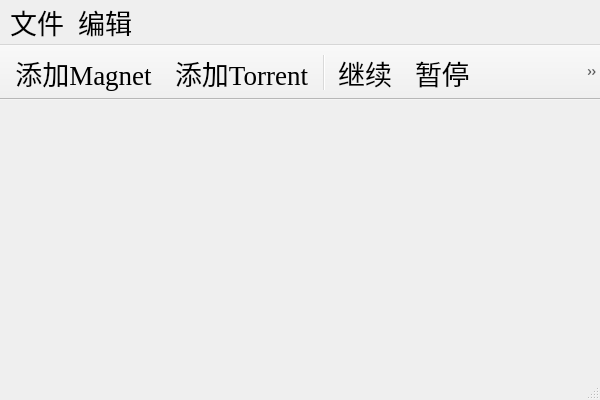
<?xml version="1.0" encoding="UTF-8"?>
<ui version="4.0">
 <class>MainWindow</class>
 <widget class="QMainWindow" name="MainWindow">
  <property name="geometry">
   <rect>
    <x>0</x>
    <y>0</y>
    <width>600</width>
    <height>400</height>
   </rect>
  </property>
  <property name="minimumSize">
   <size>
    <width>20</width>
    <height>20</height>
   </size>
  </property>
  <property name="font">
   <font>
    <family>Times New Roman</family>
    <pointsize>20</pointsize>
   </font>
  </property>
  <property name="acceptDrops">
   <bool>false</bool>
  </property>
  <property name="windowTitle">
   <string>sBittorrent</string>
  </property>
  <property name="windowIcon">
   <iconset>
    <normaloff>media/icons/sBittorrent.png</normaloff>media/icons/sBittorrent.png</iconset>
  </property>
  <widget class="QWidget" name="centralWidget">
   <layout class="QGridLayout" name="gridLayout" rowstretch="1" columnstretch="1" rowminimumheight="1" columnminimumwidth="1">
    <item row="0" column="0">
     <layout class="QVBoxLayout" name="verticalLayout">
      <property name="sizeConstraint">
       <enum>QLayout::SetFixedSize</enum>
      </property>
      <property name="leftMargin">
       <number>10</number>
      </property>
      <property name="topMargin">
       <number>10</number>
      </property>
      <property name="rightMargin">
       <number>10</number>
      </property>
      <property name="bottomMargin">
       <number>10</number>
      </property>
     </layout>
    </item>
   </layout>
  </widget>
  <widget class="QMenuBar" name="menuBar">
   <property name="geometry">
    <rect>
     <x>0</x>
     <y>0</y>
     <width>600</width>
     <height>23</height>
    </rect>
   </property>
   <widget class="QMenu" name="menu">
    <property name="title">
     <string>文件</string>
    </property>
    <addaction name="action"/>
    <addaction name="action_Torrent"/>
    <addaction name="separator"/>
    <addaction name="action_10"/>
   </widget>
   <widget class="QMenu" name="menu_2">
    <property name="title">
     <string>编辑</string>
    </property>
    <addaction name="action_2"/>
    <addaction name="action_3"/>
    <addaction name="action_4"/>
    <addaction name="separator"/>
    <addaction name="action_6"/>
    <addaction name="action_7"/>
    <addaction name="separator"/>
    <addaction name="action_9"/>
   </widget>
   <addaction name="menu"/>
   <addaction name="menu_2"/>
  </widget>
  <widget class="QToolBar" name="mainToolBar">
   <property name="movable">
    <bool>false</bool>
   </property>
   <property name="iconSize">
    <size>
     <width>16</width>
     <height>16</height>
    </size>
   </property>
   <attribute name="toolBarArea">
    <enum>TopToolBarArea</enum>
   </attribute>
   <attribute name="toolBarBreak">
    <bool>false</bool>
   </attribute>
   <addaction name="action"/>
   <addaction name="action_Torrent"/>
   <addaction name="separator"/>
   <addaction name="action_2"/>
   <addaction name="action_3"/>
   <addaction name="action_4"/>
   <addaction name="separator"/>
   <addaction name="action_9"/>
  </widget>
  <widget class="QStatusBar" name="statusBar"/>
  <action name="action">
   <property name="icon">
    <iconset>
     <normaloff>media/icons/Megnet.png</normaloff>media/icons/Megnet.png</iconset>
   </property>
   <property name="text">
    <string>添加Magnet</string>
   </property>
  </action>
  <action name="action_Torrent">
   <property name="icon">
    <iconset>
     <normaloff>media/icons/addTorrent.png</normaloff>media/icons/addTorrent.png</iconset>
   </property>
   <property name="text">
    <string>添加Torrent</string>
   </property>
  </action>
  <action name="action_2">
   <property name="icon">
    <iconset>
     <normaloff>media/icons/start.png</normaloff>media/icons/start.png</iconset>
   </property>
   <property name="text">
    <string>继续</string>
   </property>
  </action>
  <action name="action_3">
   <property name="icon">
    <iconset>
     <normaloff>media/icons/stop.png</normaloff>media/icons/stop.png</iconset>
   </property>
   <property name="text">
    <string>暂停</string>
   </property>
  </action>
  <action name="action_4">
   <property name="icon">
    <iconset>
     <normaloff>media/icons/reload.png</normaloff>media/icons/reload.png</iconset>
   </property>
   <property name="text">
    <string>重新开始</string>
   </property>
  </action>
  <action name="action_6">
   <property name="icon">
    <iconset>
     <normaloff>media/icons/stop.png</normaloff>media/icons/stop.png</iconset>
   </property>
   <property name="text">
    <string>暂停所有任务</string>
   </property>
  </action>
  <action name="action_7">
   <property name="icon">
    <iconset>
     <normaloff>media/icons/start.png</normaloff>media/icons/start.png</iconset>
   </property>
   <property name="text">
    <string>继续所有任务</string>
   </property>
  </action>
  <action name="action_9">
   <property name="icon">
    <iconset>
     <normaloff>media/icons/delete.png</normaloff>media/icons/delete.png</iconset>
   </property>
   <property name="text">
    <string>删除</string>
   </property>
  </action>
  <action name="action_10">
   <property name="icon">
    <iconset>
     <normaloff>media/icons/exit.png</normaloff>media/icons/exit.png</iconset>
   </property>
   <property name="text">
    <string>关闭</string>
   </property>
  </action>
 </widget>
 <layoutdefault spacing="6" margin="11"/>
 <resources/>
 <connections/>
</ui>
